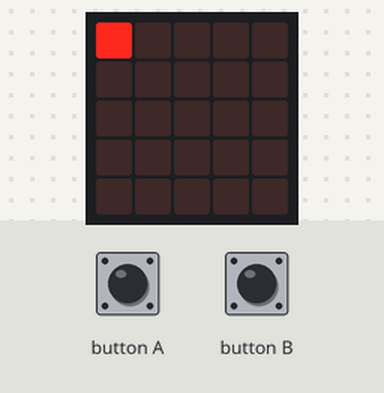
A program run on a simulated BBC micro:bit (MakeCode). Shown: the board's 5×5 LED display. The inputs (shaded band) are chosen by the test bench.

Above: at 1.2 s.
1.3 s: button A pressed for 0.15 s
At 1.9 s:
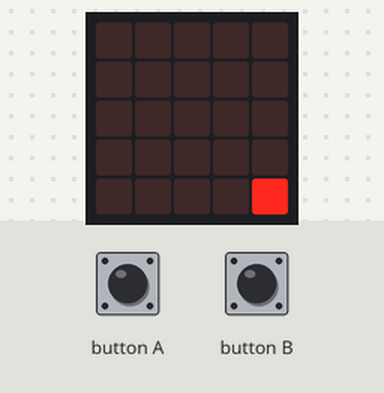
2.9 s: button A pressed for 0.15 s
At 4.2 s:
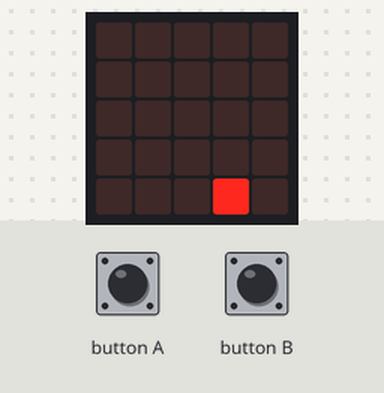
4.5 s: button A pressed for 0.15 s
At 5.6 s:
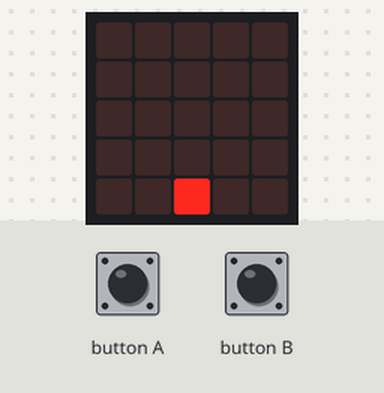
6.1 s: button A pressed for 0.15 s
At 6.8 s:
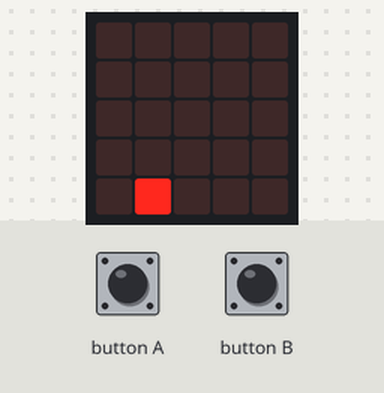
7.7 s: button A pressed for 0.15 s
At 9.0 s:
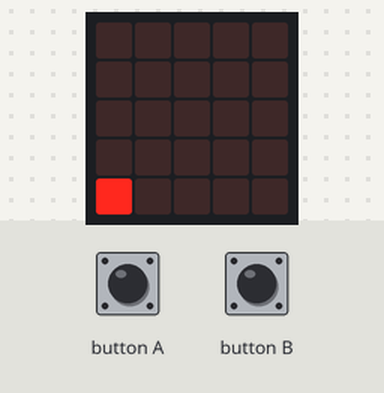
9.3 s: button A pressed for 0.15 s
At 10.4 s:
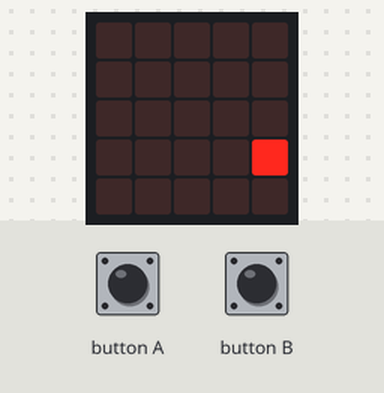
Timing chart, 0 to 11.9 s (numbered marks = the images above; inputs shaded):
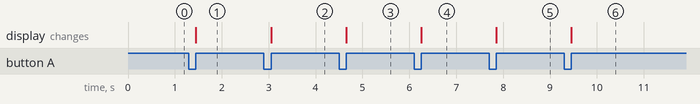

The program:

main.ts
```typescript
input.onButtonPressed(Button.A, function () {
    if (posX == 0) {
        if (posY == 0) {
            led.unplot(posX, posY)
            led.plot(4, 4)
            posX = 4
            posY = 4
        } else {
            led.unplot(posX, posY)
            led.plot(4, posY - 1)
            posX = 4
            posY = posY - 1
        }
    } else {
        led.unplot(posX, posY)
        led.plot(posX - 1, posY)
        posX = posX - 1
    }
})
input.onButtonPressed(Button.B, function () {
    if (posX == 4) {
        if (posY == 4) {
            led.unplot(posX, posY)
            led.plot(0, 0)
            posX = 0
            posY = 0
        } else {
            led.unplot(posX, posY)
            led.plot(0, posY + 1)
            posX = 0
            posY = posY + 1
        }
    } else {
        led.unplot(posX, posY)
        led.plot(posX + 1, posY)
        posX = posX + 1
    }
})
let posX = 0
let posY = 0
posY = 0
posX = 0
led.plot(0, 0)
basic.forever(function () {

})
```

test.ts
```typescript
// les tests vont ici ; cela ne sera pas compilé si ce paquet est utilisé en tant qu'extension.
```

Measured:
- after the input at 1.3 s, the display: changes after 0.15 s (image 1)
- after the input at 2.9 s, the display: changes after 0.15 s (image 2)
- after the input at 4.5 s, the display: changes after 0.15 s (image 3)
- after the input at 6.1 s, the display: changes after 0.15 s (image 4)
- after the input at 7.7 s, the display: changes after 0.15 s (image 5)
- after the input at 9.3 s, the display: changes after 0.15 s (image 6)
